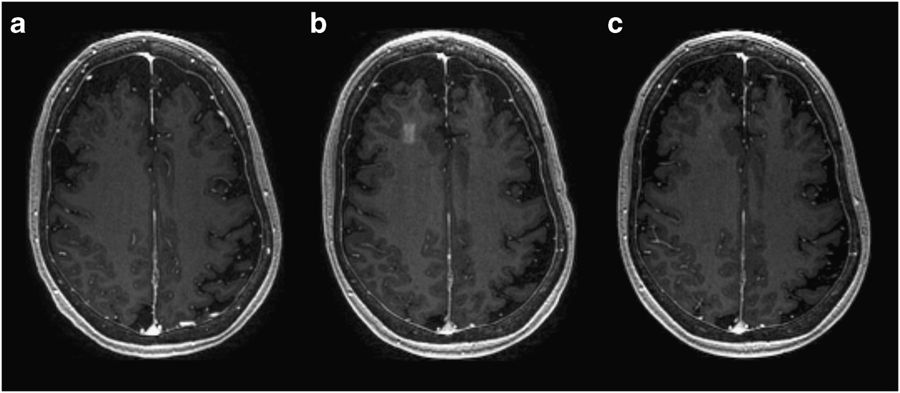
%> input picture img_source/3.jpg, 900 x 393 px
$ octave HW2mentortask1.m   (GNU Octave 9; MATLAB toolbox functions it lacks are replaced by stand-ins)
%> lines starting %> are read from the running program, lines starting %| are printed output that depends on the picture
RGB = imread('D:/data/3.jpg');
%> RGB is the input picture: size 393x900 uint8; min 0, max 255, mean 43.1
I = rgb2gray(RGB);
figure;
imshow(I);
J = imnoise(I,'gaussian');
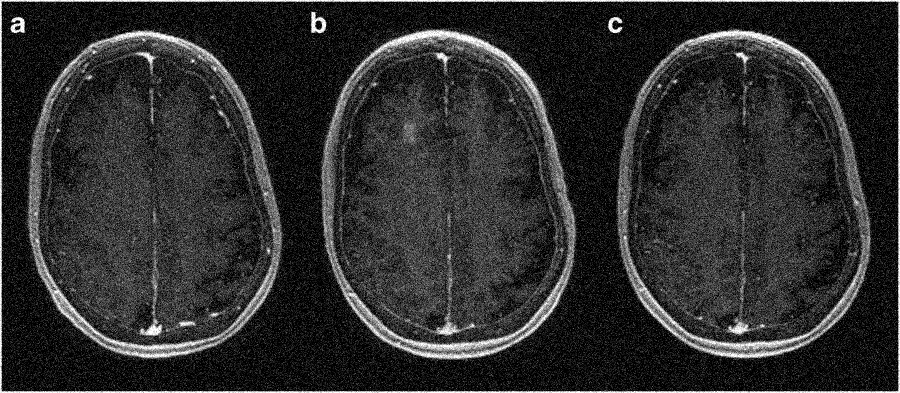
%> J: size 393x900 uint8; min 0, max 255, mean 46
figure;
imshow(J);
K = medfilt2(J,[3,3]);
figure;
imshow(K);
H = fspecial('motion',20,45);
G = imfilter(K,H,'replicate');
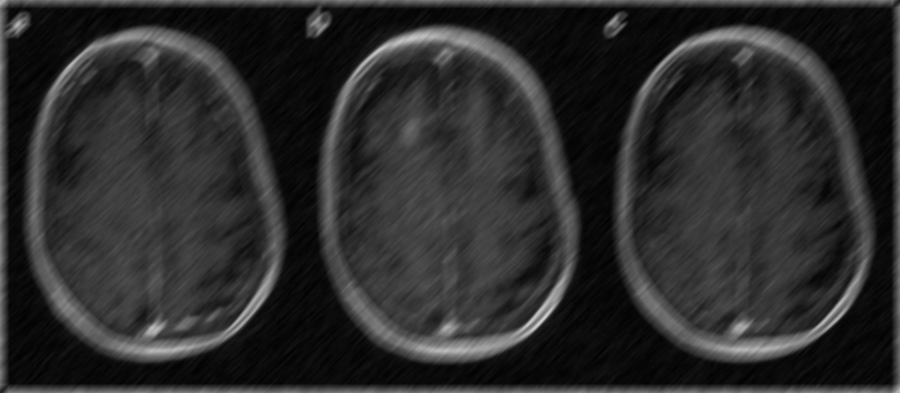
%> G: size 393x900 uint8; min 1, max 209, mean 44.1
A = fspecial('laplacian',0.001);
B = imfilter(G,A,'replicate');
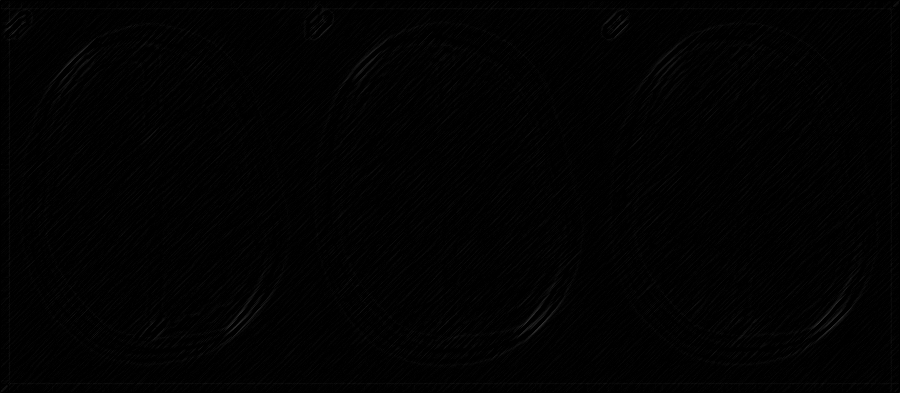
%> B: size 393x900 uint8; min 0, max 53, mean 1.8

$ run again, with img_source/1.jpg copied over img_source/3.jpg
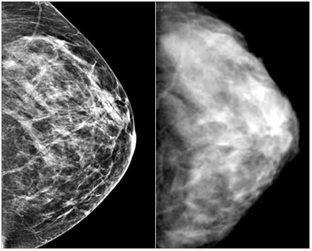
%> input picture img_source/1.jpg, 312 x 251 px
%> RGB is the input picture: size 251x312x3 uint8; min 0, max 255, mean 91.4
%> `J = imnoise(I,'gaussian');`:
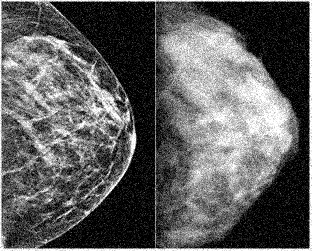
%> J: size 251x312 uint8; min 0, max 255, mean 94
%> `G = imfilter(K,H,'replicate');`:
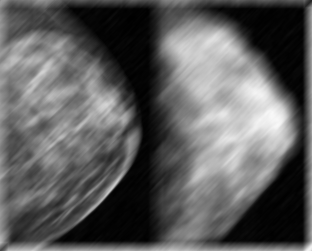
%> G: size 251x312 uint8; min 0, max 248, mean 93.1

$ run again, with img_source/10.jpg copied over img_source/3.jpg
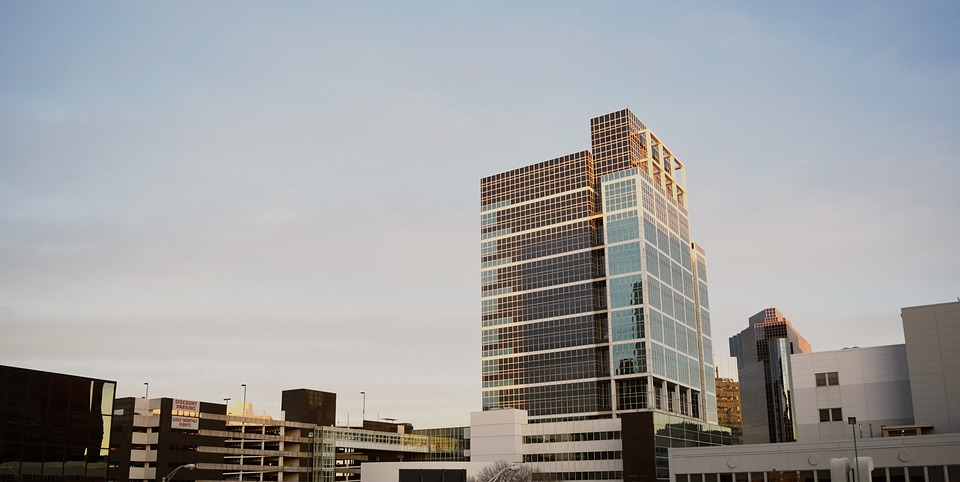
%> input picture img_source/10.jpg, 960 x 482 px
%> RGB is the input picture: size 482x960x3 uint8; mean R, G, B 157.7, 158.1, 158.7
%> `I = rgb2gray(RGB);`:
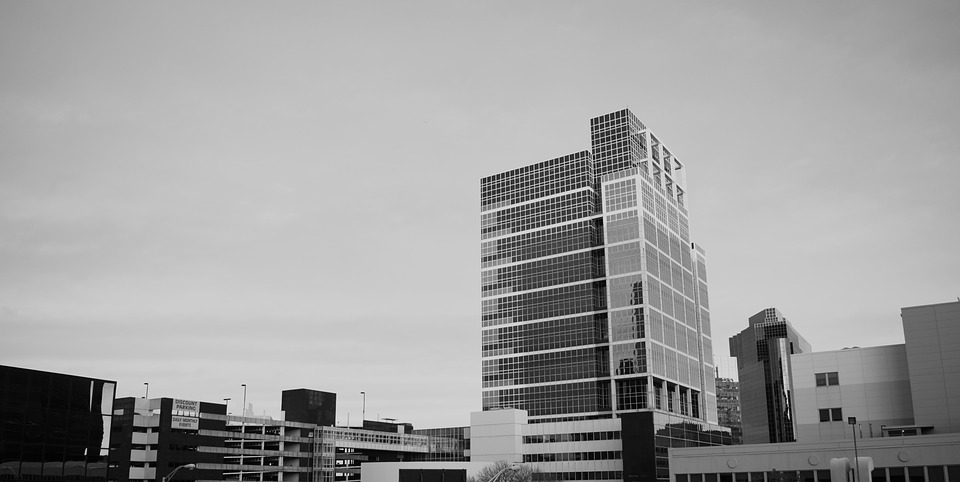
%> I: size 482x960 uint8; min 0, max 252, mean 158.1
%> `G = imfilter(K,H,'replicate');`:
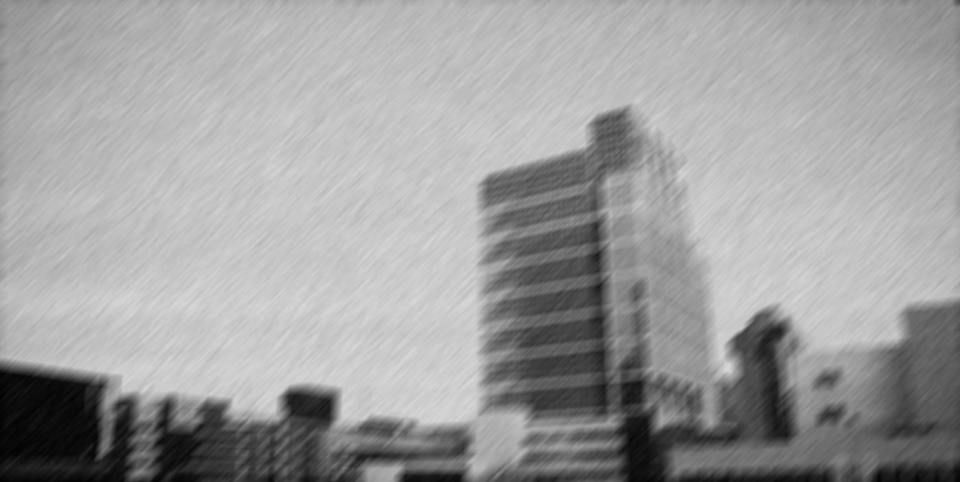
%> G: size 482x960 uint8; min 2, max 217, mean 157.8

$ run again, with img_source/11.jpg copied over img_source/3.jpg
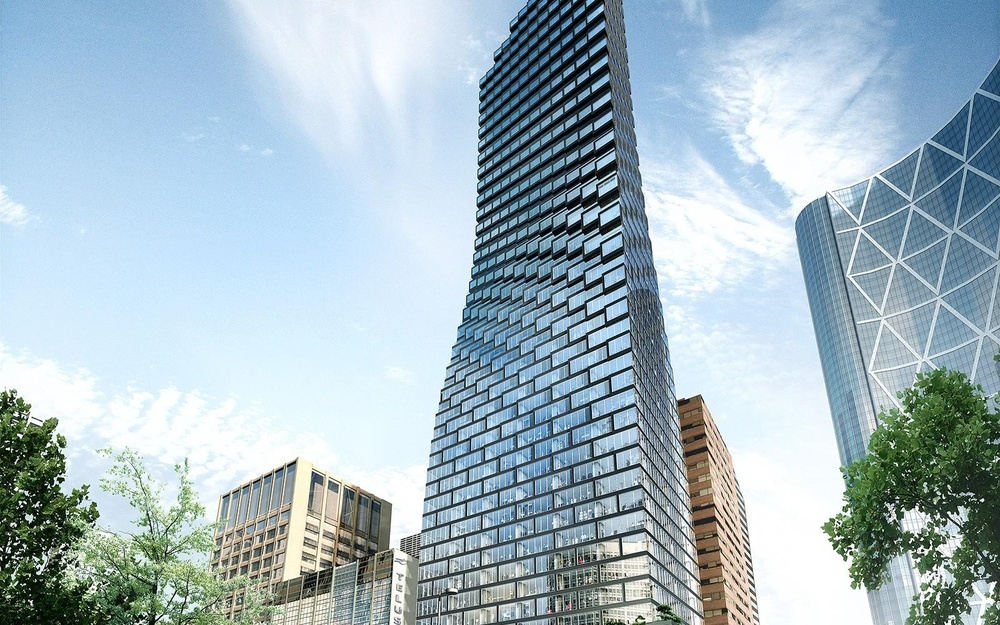
%> input picture img_source/11.jpg, 1000 x 625 px, shrunk from 1600 x 1000 before the run
%> RGB is the input picture: size 625x1000x3 uint8; mean R, G, B 163.6, 184, 193.6
%> `I = rgb2gray(RGB);`:
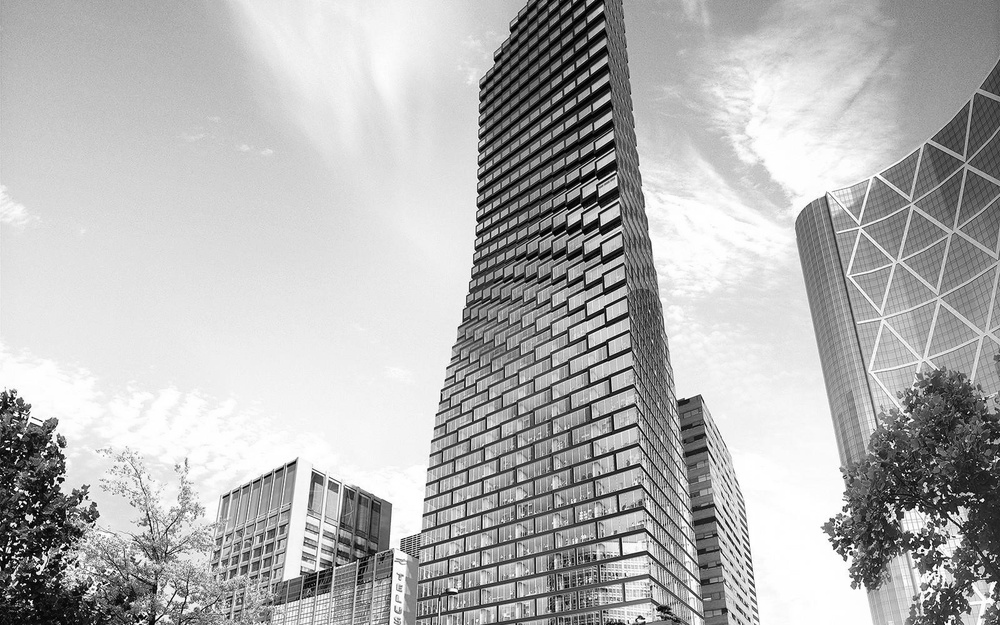
%> I: size 625x1000 uint8; min 0, max 255, mean 179
%> `G = imfilter(K,H,'replicate');`:
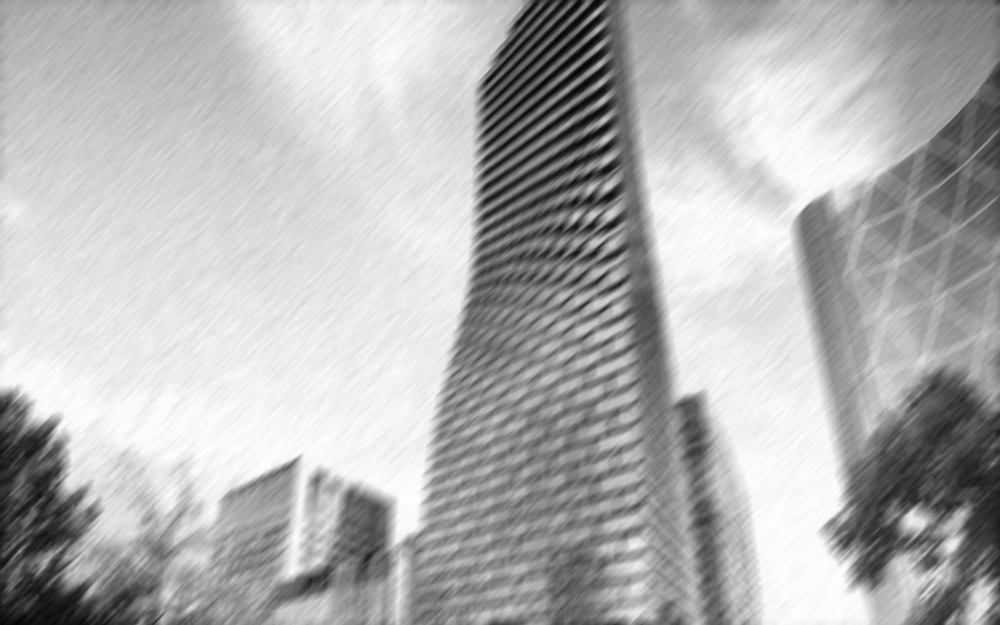
%> G: size 625x1000 uint8; min 3, max 255, mean 178.4
